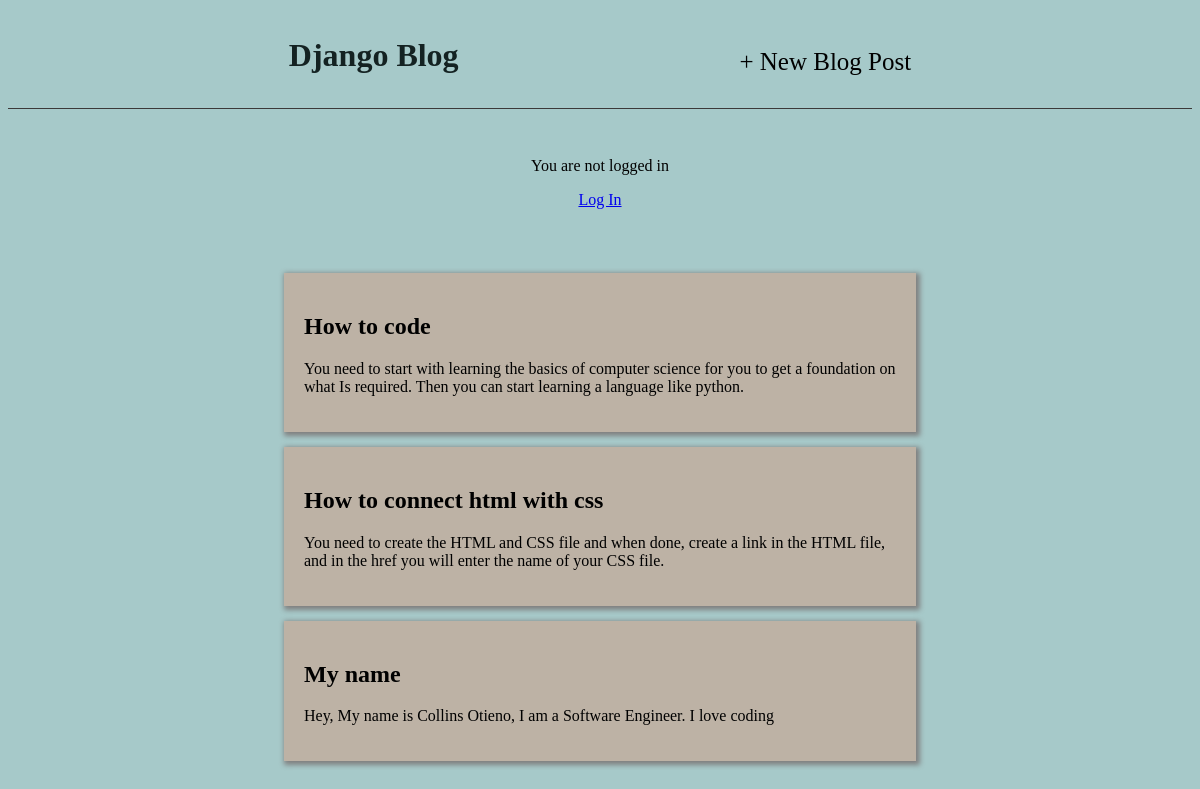
Before: /home/ with the older database file.
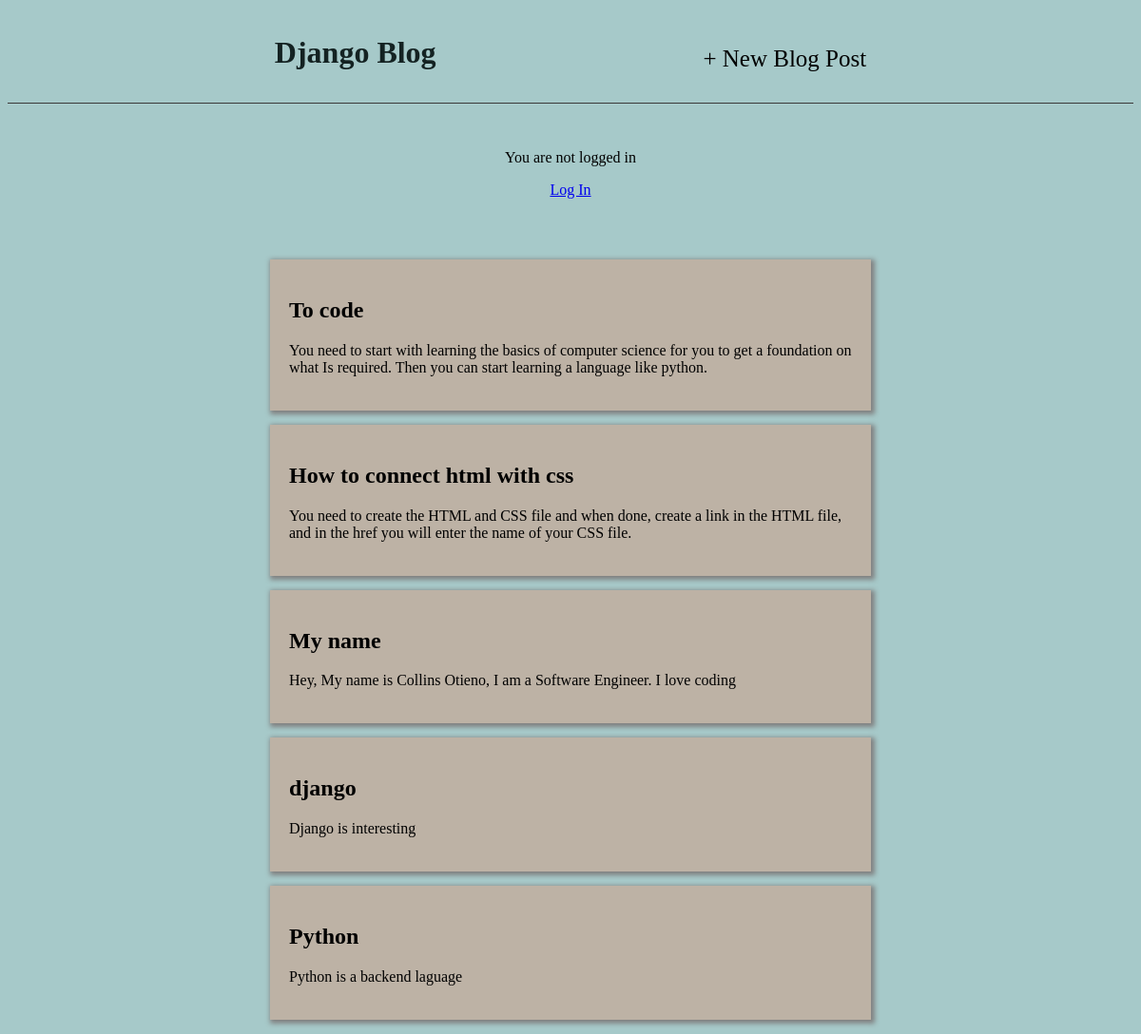
After: the same page with the newer database file.
### blog/models.py (models this page shows, shortened)
class Post(models.Model):
    title = models.CharField(max_length=200)
    author = models.ForeignKey(
        'auth.User',
        on_delete=models.CASCADE,
    )
    body = models.TextField()

### blog/views.py (the view)
# urls.py: path('', BlogListView.as_view(), name ='home'),
class BlogListView(ListView):
    model = Post
    template_name = 'home.html'

### templates/home.html
{% extends 'base.html' %}
{% block content %}
    {% for post in object_list %}
        <div class="post_entry">
            <h2>
                <a href="{% url 'detail' post.pk %}">{{post.title}}</a>
            </h2>
            <p> {{post.body}} </p>
        </div>
    {% endfor %}
{% endblock content %}

### templates/base.html (shortened to what this page needs)
{% load static %}
<!DOCTYPE html>
<html>
    <link rel="stylesheet" href="{% static 'css/base.css' %}">
    <body>
        <div class="div">
            <header>
                <div class="nav-left">
                    <h1><a href="{% url 'home' %}">Django Blog</a></h1>
                    <div class="inner">
                        <a href="{% url 'post_new' %}">+ New Blog Post</a>
                    </div>
                </div>
            </header>
            <div class="auth">
                {% if user.is_authenticated %}
                    <p>Hi {{user.username}} !!</p>
                    <a href="{% url 'logout' %}">Log Out</a>
                {% else %}
                    <p>You are not logged in</p>
                    <a href="{% url 'login' %}">Log In</a>
                {% endif %}
            </div>
        </div>
        <div>
            {% block content %}
            {% endblock content %}
        </div>
    </body>
</html>

### static/css/base.css (style rules this page uses)
body { background-color: rgb(166, 201, 201); }
header { margin-bottom: 1rem; margin-top: 1rem; border-bottom: 1px solid rgb(59, 57, 57); }
header h1 a { color: rgb(20, 34, 34); text-decoration: none; }
.post_entry { margin: auto; width: 50%; padding: 20px; margin-bottom: 15px; box-shadow: grey 2px 2px 5px 2px; background-color: rgb(189, 178, 165); }
h2 a { color: black; text-decoration: none; }
.nav-left { margin-right: auto; display: flex; justify-content: space-evenly; }
.inner { padding-top: 2rem; padding-bottom: 2rem; }
.inner a { text-decoration: none; font-size: 25px; color: black; }
.auth { margin: auto; text-align: center; margin-bottom: 4rem; margin-top: 3rem; }

Changed rows visible on the page:
changed Post: title "How to code" → "To code"
added Post: title "django", body "Django is interesting"
added Post: title "Python", body "Python is a backend laguage"
